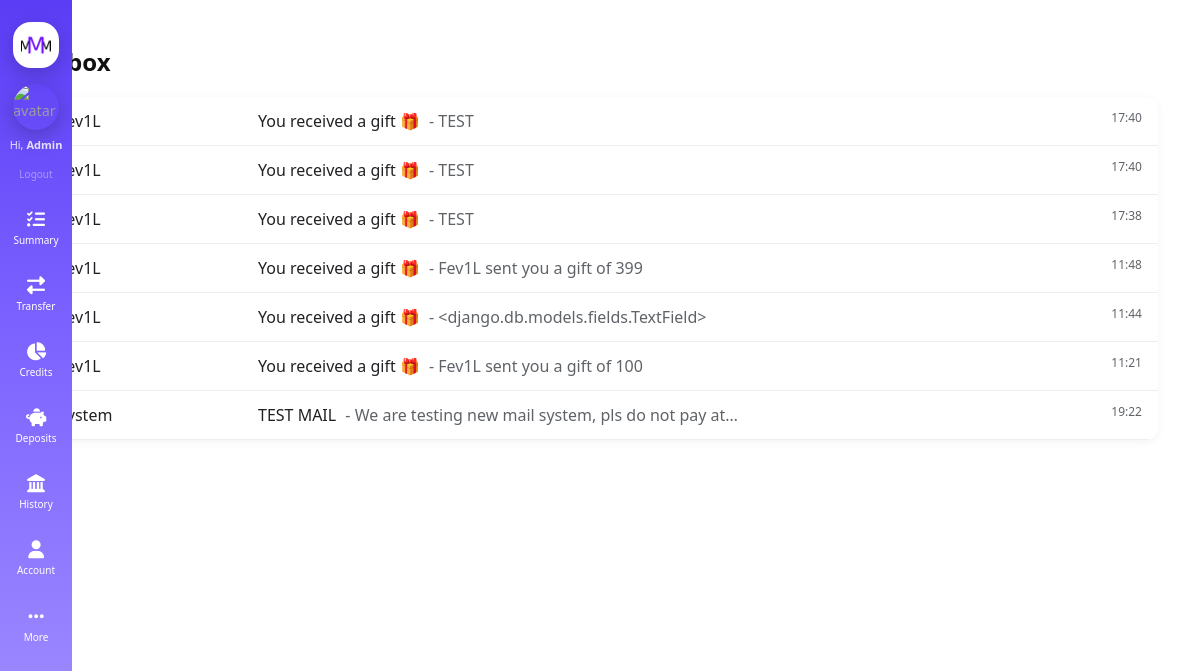
The app's page /inbox/ (signed in), older data.
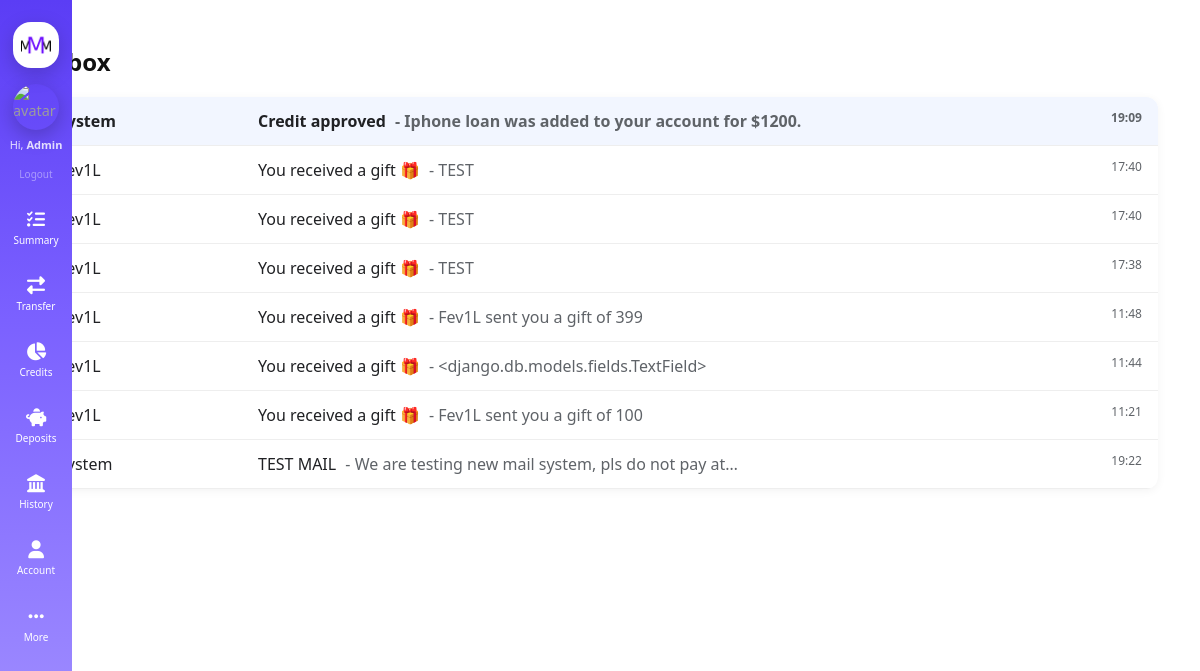
The same page, newer data.
### main/models.py (models this page shows, shortened)
class InboxMessage(models.Model):
    SYSTEM = "system"
    USER = "user"
    REQUEST = "request"
    GIFT = "gift"
    MESSAGE_TYPE = [
        (SYSTEM, "System"),
        (USER, "User"),
        (REQUEST, "Request"),
        (GIFT, "Gift"),
    ]
    receiver = models.ForeignKey(User, on_delete=models.CASCADE, related_name="messages")
    sender = models.ForeignKey(User, on_delete=models.SET_NULL, null=True, blank=True)
    title = models.CharField(max_length=255)
    content = models.TextField()
    type = models.CharField(max_length=10, choices=MESSAGE_TYPE, default=SYSTEM)
    amount = models.DecimalField(max_digits=12, decimal_places=2, null=True, blank=True)
    is_paid = models.BooleanField(default=False)
    is_read = models.BooleanField(default=False)
    created_at = models.DateTimeField(auto_now_add=True)

### main/views.py (the view)
# urls.py: path('inbox/', views.inbox, name='inbox'),
@login_required
def inbox(request):
    messages = InboxMessage.objects.filter(receiver=request.user).order_by('-created_at')
    return render(request, 'main/mail/inbox.html', {'messages': messages})

### main/context_processors.py (called while the page is built)
def unread_messages(request):
    if request.user.is_authenticated:
        count = InboxMessage.objects.filter(
            receiver=request.user,
            is_read=False
        ).count()
    else:
        count = 0
    return {
        'unread_count': count
    }

### main/templatetags/sidebar_links.py (called while the page is built)
@register.simple_tag
def get_links():
    return [{
        'name': 'Summary',
        'href': '/',
        'icon': 'fa-regular fa-list-check',
    },{
        'name': 'Transfer',
        'href': '/contacts/',
        'icon': 'fa-regular fa-right-left',
    }, {
        'name': 'Credits',
        'href': '/credits/',
        'icon': 'fa-solid fa-chart-pie',
    }, {
        'name': 'Deposits',
        'href': '/deposits/',
        'icon': 'fa-solid fa-piggy-bank',
    },{
        'name': 'History',
        'href': '/history',
        'icon': 'fa-regular fa-landmark',
    },{
        'name': 'Account',
        'href': '/profile',
        'icon': 'fa-solid fa-user',
    },{
        'name': 'More',
        'href': '/more/',
        'icon': 'fa-ellipsis',
    }]

### main/templates/main/mail/inbox.html (shortened to what this page needs)
{% extends 'main/mail/mail_layout.html' %}
{% block content%}
  <h2 class="inbox-title">Inbox</h2>
  <div class="inbox-container">
    {% for msg in messages %}
    <div class="inbox-item {% if not msg.is_read %}unread{% endif %}"
         onclick="window.location='/inbox/{{ msg.id }}/'">
      <div class="inbox-left">
        {% if msg.sender %}
        {{ msg.sender.username }}
        {% else %}
        System
        {% endif %}
      </div>
      <div class="inbox-center">
        <span class="inbox-subject">{{ msg.title }}</span>
        <span class="inbox-preview"> - {{ msg.content|truncatechars:50 }}</span>
      </div>
      <div class="inbox-right">
        {{ msg.created_at|date:"H:i" }}
      </div>
    </div>
    {% endfor %}
  </div>
{% endblock %}

### main/templates/main/layout/sidebar.html (shortened to what this page needs)
{% load static %}
{% load sidebar_links %}
{% get_links as links %}
{% if request.user.is_authenticated %}
<div class="sidebar">
    <div class="sidebar-logo">
        <img src="{% static 'main/img/MMM-Logo.png' %}" alt="MMM Bank Logo">
    </div>
    <div class="sidebar-user">
        <a href="/profile" class="user-avatar">
            <img src="https://github.com/Fev1L.png" alt="avatar">
        </a>
        <div class="user-greeting">
            Hi, <strong>{{ request.user.username }}</strong>
        </div>
        <form method="POST" action="/logout">
            <button class="logout-btn" type="submit">Logout</button>
        </form>
    </div>
    <div class="sidebar-links">
        {% for link in links %}
        <a href="{{ link.href }}"
           class="sidebar-item {% if request.path == link.href %}active{% endif %}">
            <i class="fa-solid {{ link.icon }}"></i>
            <span>{{ link.name }}</span>
        </a>
        {% endfor %}
    </div>
</div>
{% endif %}

Row changes from the older to the newer data that the page shows:
added InboxMessage: shows "System", title "Credit approved", content "Iphone loan was added to your account for $1200.", created_at "19:09", is_read False (drawn)
